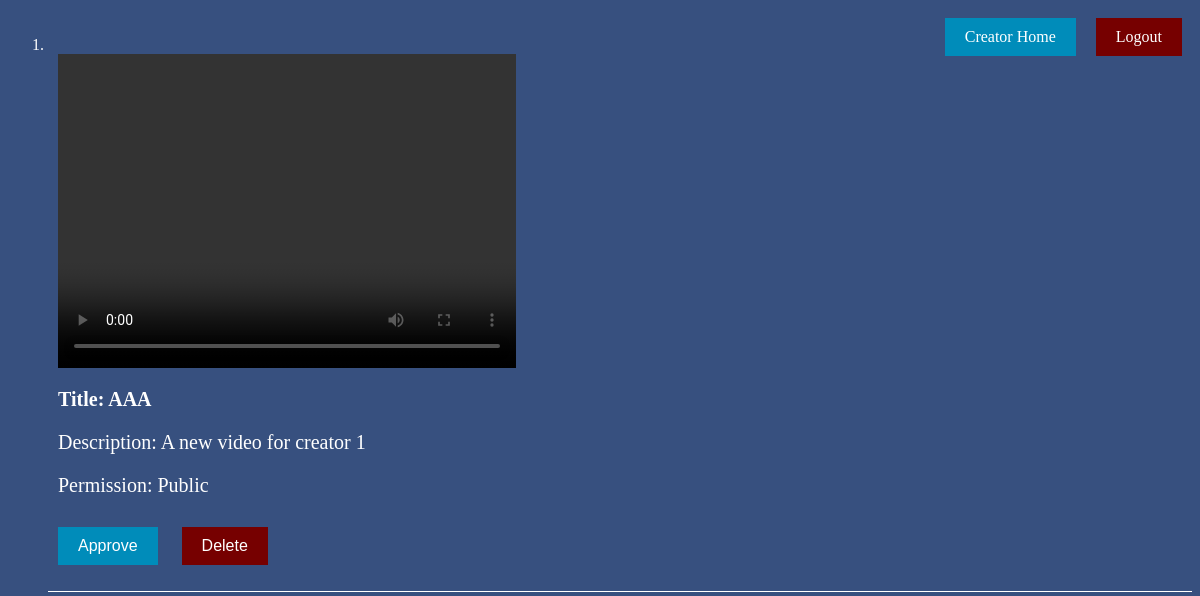
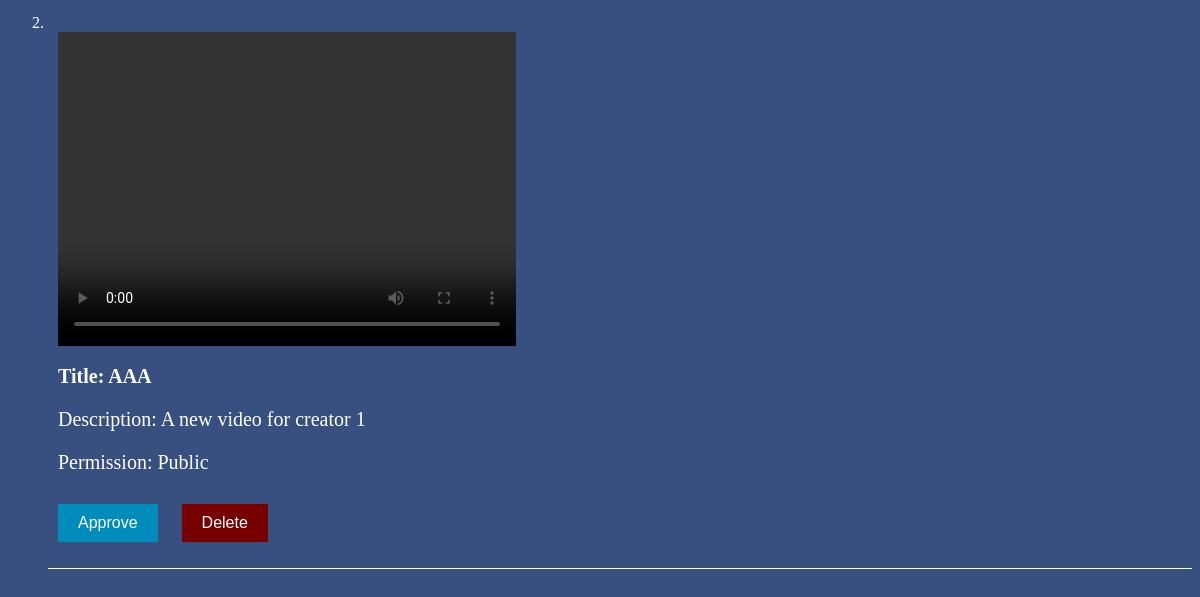
The page /video_list_creator (signed in) on the database as committed earlier (2 pictures, top to bottom).
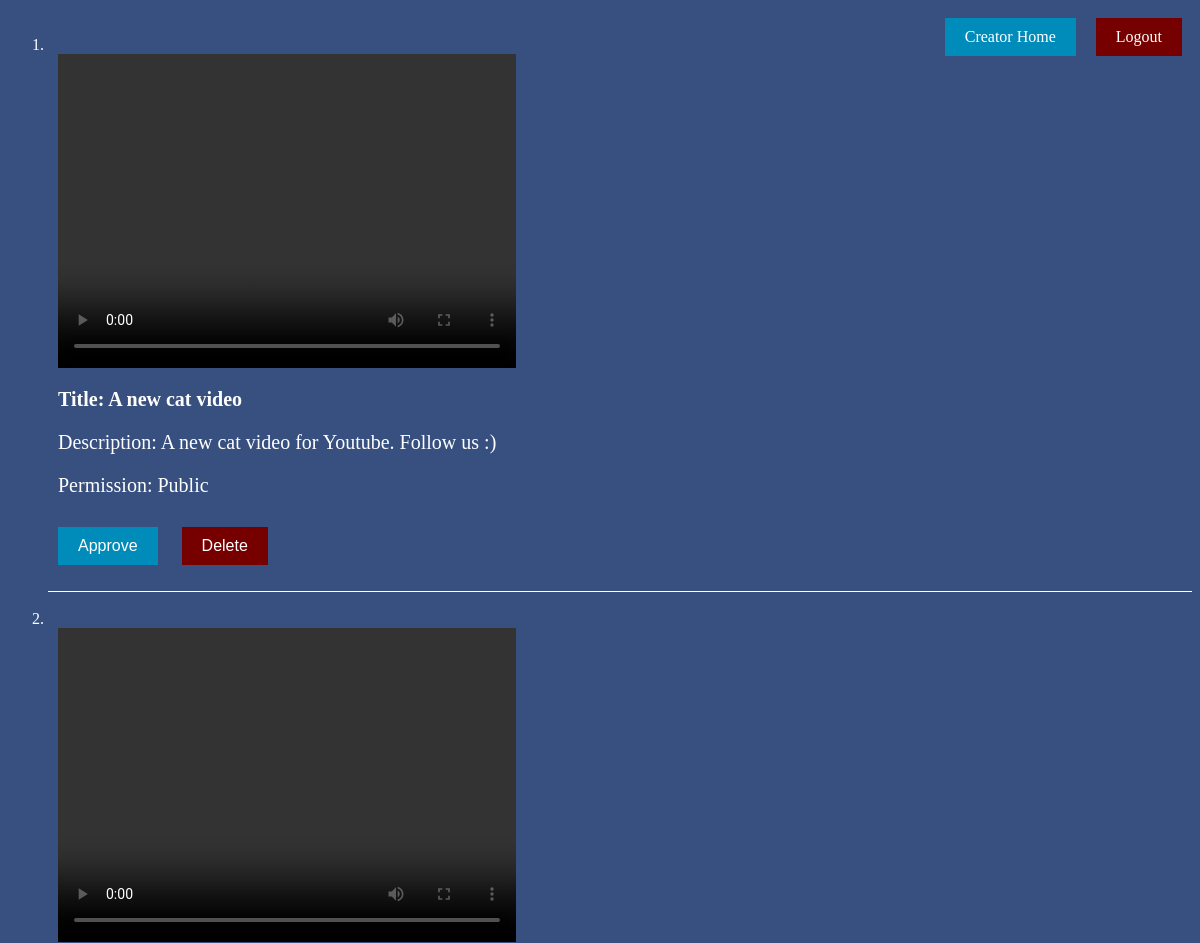
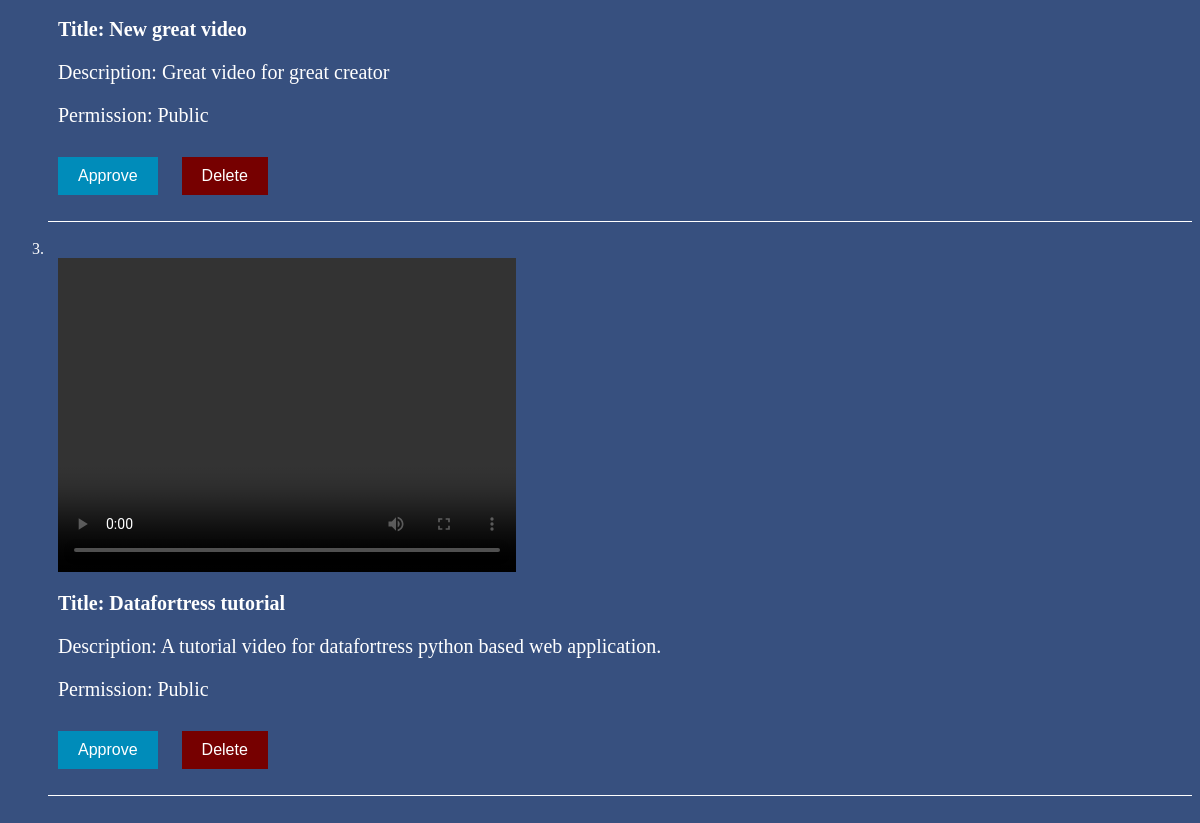
The same page on the database as committed later (2 pictures, top to bottom).
### datafortress/models.py (models this page shows, shortened)
class Video(models.Model):
    title = models.CharField(max_length=255)
    description = models.CharField(max_length=500)
    video_file = models.FileField(upload_to=video_file_path)
    is_public = models.CharField(max_length=20)
    uploader = models.ForeignKey(User, on_delete=models.CASCADE, related_name='uploaded_videos', null=True)
    receiver = models.ForeignKey(User, on_delete=models.CASCADE, related_name='received_videos', null=True)

### datafortress/views.py (the view)
# urls.py: path('video_list_creator', views.video_list_creator, name='video_list_creator'),
@user_passes_test(user_in_creator)
@login_required
def video_list_creator(request):
    videos = Video.objects.filter(receiver=request.user)
    return render(request, 'video_list_creator.html', {'videos':videos})

### datafortress/views.py (called while the page is built)
def user_in_creator(user):
    return user.groups.filter(name='creator').exists()

### templates/video_list_creator.html (shortened to what this page needs)
{% load static %}
<link rel="stylesheet" href="{% static 'stylehome.css' %}">
<body>
    <a class='button logout-button' href='logout' style="float:right;">Logout</a>
    <a class='button login-button' href='welcome_creator' style="float:right;">Creator Home</a>
        <br>
    <ol style='color:white;  margin-top:10px'>
        {% for video in videos %}
            <li style="border-bottom:1px solid white;">
                <br>
                <video width="40%" height="40%" controls style="margin-left:10px;">
                    <source src="{{ video.video_file.url }}" type="video/mp4">
                </video>
                <h3 class='list-item'>Title: {{ video.title }}</h3>
                <p class='list-item'>Description: {{ video.description }}</p>
                {% if video.is_public %}
                    <p class='list-item'>Permission: Public</p>
                {% else %}
                    <p class='list-item'>Permission: Private</p>
                {% endif %}
                <form method="post" action="{% url 'approve_video' video.id %}" class="inline-form">
                    <button type="submit" class='button login-button'>Approve</button>
                </form>
                <form method="post" action="{% url 'delete_video_creator' video.id %}" class="inline-form">
                    <button type="submit" class='button logout-button'>Delete</button>
                </form>
            </li>
            <br>
        {% empty %}
            <p>No videos uploaded.</p>
        {% endfor %}
    </ol>
</body>

### static/stylehome.css (style rules this page uses)
body { background-color: #37507F; }
.button { background-color: #008CBA; color: rgb(255, 255, 255); border: none; padding: 10px 20px; text-align: center; text-decoration: none; display: inline-block; font-size: 16px; margin: 10px; cursor: pointer; }
.login-button { background-color: #008CBA; }
.logout-button { background-color: #760000; }
.list-item { margin-left: 10px; color:white; font-size: 20px; }
.inline-form { display: inline-block; }

Rows that differ between the two databases and show on the page:
removed Video: title "AAA", description "A new video for creator 1", is_public "Permission: Public"
removed Video: title "AAA", description "A new video for creator 1", is_public "Permission: Public"
added Video: title "A new cat video", description "A new cat video for Youtube. Follow us :)", is_public "Permission: Public"
added Video: title "New great video", description "Great video for great creator", is_public "Permission: Public"
added Video: title "Datafortress tutorial", description "A tutorial video for datafortress python based web application.", is_public "Permission: Public"
